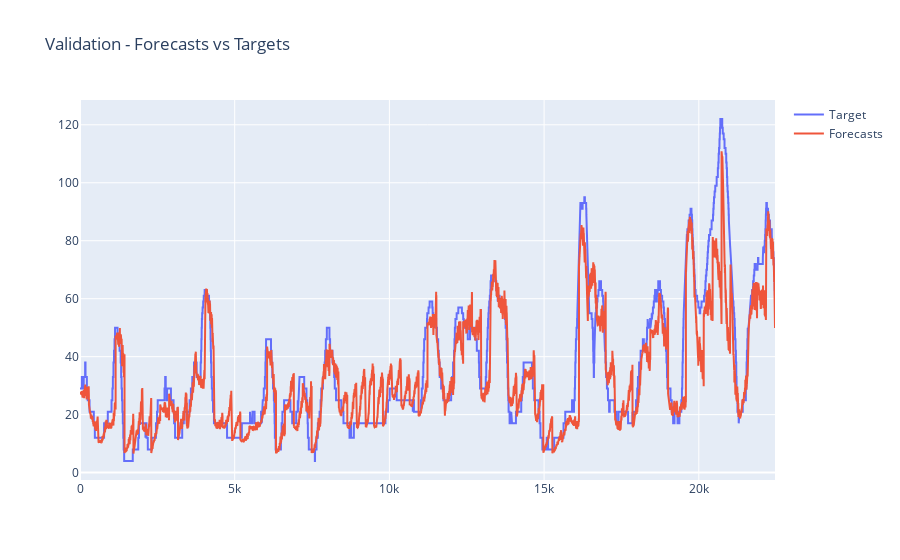

Notebook code cell kept with this figure:
### Code cell
y_pred = np.reshape(pred_1, ( len(pred_1) * len(pred_1[0])))
y_test_1 = np.reshape(test_1, (len(test_1) * len(test_1[0])))

print(y_pred)
print(y_test_1)

fig_val = go.Figure()

fig_val.add_trace(
    go.Scatter( y = list(y_test_1), name = 'Target'))

fig_val.add_trace(
     go.Scatter( y = list(y_pred), name = 'Forecasts'))

fig_val.update_layout( title_text = "Validation - Forecasts vs Targets")

### Figure 1 — Plotly figure (JSON) as saved in the notebook; plotly's stock layout.template omitted (floating-point values rounded to 4 significant figures; data arrays with more than 128 entries replaced by an {"elided": "..."} marker saying what was removed)
{"data": [{"name": "Target", "type": "scatter", "y": {"elided": "22464 int values"}}, {"name": "Forecasts", "type": "scatter", "y": {"elided": "22464 float values"}}], "layout": {"title": {"text": "Validation - Forecasts vs Targets"}}}
